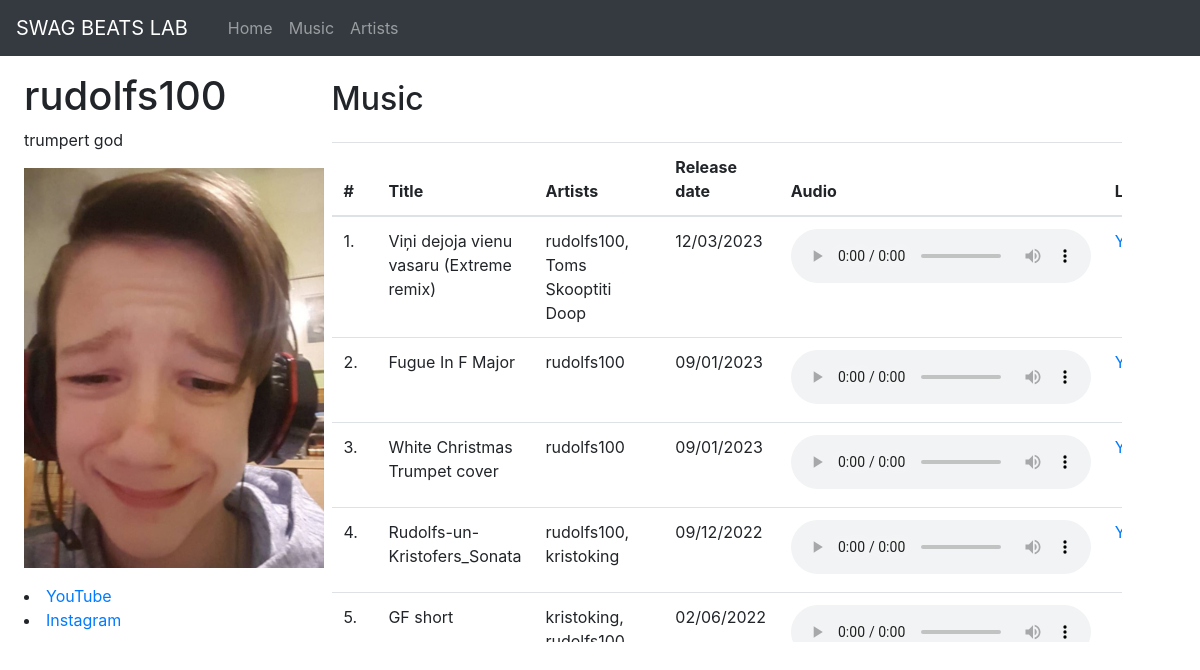
The page /artists/rudolfs100 on the database its author committed.
### tables this page shows
CREATE TABLE "artists" (
	"artist_id"	INTEGER,
	"name"	TEXT,
	"youtube"	TEXT,
	"instagram"	TEXT,
	"description"	TEXT,
	"image"	TEXT,
	PRIMARY KEY("artist_id" AUTOINCREMENT)
);

CREATE TABLE "songs" (
	"song_id"	INTEGER,
	"title"	TEXT,
	"artist"	TEXT,
	"release_date"	TEXT,
	"file_name"	TEXT,
	"link"	TEXT,
	PRIMARY KEY("song_id" AUTOINCREMENT)
);

### app.py (the view)
@app.route('/artists/<artist>')
def artist(artist):
    conn = dbconnect.connect()
    c = conn.cursor()
    artist_sqliterow = c.execute('SELECT * FROM artists WHERE name=?', (artist,)).fetchone()
    artist_songs_sqliterow = c.execute(f'SELECT * FROM songs WHERE artist LIKE "%{artist}%"').fetchall()
    dbconnect.close(conn)
    artist_details = dict(artist_sqliterow)
    artist_songs = []
    for one in artist_songs_sqliterow:
        artist_songs.append(dict(one))
    artist_songs.sort(key=lambda x: datetime.datetime.strptime(x['release_date'], '%d/%m/%Y'), reverse=True)
    return render_template('artistprofile.html', artist=artist, artist_details=artist_details, songs=artist_songs)

### dbconnect.py (called while the page is built)
def connect():
    conn = sqlite3.connect('database.db')
    conn.row_factory = sqlite3.Row
    return conn

def close(conn):
    conn.commit()
    conn.close()

### templates/artistprofile.html (shortened to what this page needs)
{% extends "base.html" %}
{% block head %}
<link href="{{ url_for('static', filename='css/artistprofile.css') }}" rel="stylesheet">
{% endblock %}
{% block content %}
<nav class="navbar navbar-expand-lg navbar-dark bg-dark">
    <a class="navbar-brand" href="/">SWAG BEATS LAB</a>
    <div class="collapse navbar-collapse" id="navbarNav">
        <ul class="navbar-nav ml-3">
            <li class="nav-item">
                <a class="nav-link" href="/">Home</a>
            </li>
            <li class="nav-item">
                <a class="nav-link" href="/music">Music</a>
            </li>
            <li class="nav-item">
                <a class="nav-link" href="/artists">Artists</a>
            </li>
        </ul>
    </div>
</nav>
<div class="row row-cols-2">
    <div class="col-3 mt-3 ml-4" id="artist-details">
        <h1>{{ artist }}</h1>
        <p id="description">{{ artist_details.description }}</p>
        <img src="{{ url_for('static', filename='images/' + artist + '.jpg') }}" alt="artist image">
        <div class="mt-3">
            <li><a href="https://www.youtube.com/{{ artist_details.youtube }}">YouTube</a></li>
            <li><a href="https://www.instagram.com/{{ artist_details.instagram }}/">Instagram</a></li>
        </div>
    </div>
    <div class="col-8 mt-4">
        <h2 class="mb-4">Music</h2>
        <div id="music-details">
            <table class="table">
                <thead id="thead">
                    <tr>
                        <th>#</th>
                        <th>Title</th>
                        <th>Artists</th>
                        <th>Release date</th>
                        <th>Audio</th>
                        <th>Link</th>
                    </tr>
                </thead>
                <tbody>
                    {% for song in songs %}
                    {% set x = loop.index %}
                    <tr>
                        <td id="nr">{{ x }}.</td>
                        <td>{{ song.title }}</td>
                        <td id="artists">{{ song.artist }}</td>
                        <td id="release">{{ song.release_date }}</td>
                        <td><audio controls>
                                <source src="{{ url_for('static', filename='audio/' + song.file_name) }}"
                                    type="audio/mpeg">
                            </audio></td>
                        {% if song.link != "" %}
                        <td><a href="{{ song.link }}">YouTube</a></td>
                        {% else %}
                        <td></td>
                        {% endif %}
                    </tr>
                    {% endfor %}
                </tbody>
            </table>
        </div>
    </div>
</div>
{% endblock %}

### static/css/artistprofile.css (style rules this page uses)
img { width: 300px; height: 400px; }
#music-details { height: 500px; overflow-y: scroll; }
h1 { word-wrap: break-word; }
#artists { word-wrap: overflow; }
#description { word-wrap: break-word; }
th:nth-child(4), td:nth-child(4) { width: 15%; }

### templates/base.html (style rules this page uses)
html { font-family: sans-serif; }

### rows shown on the page
artists: description "trumpert god"
songs: x "1", title "Viņi dejoja vienu vasaru (Extreme remix)", artist "rudolfs100, Toms Skooptiti Doop", release_date "12/03/2023"
songs: x "2", title "Fugue In F Major", artist "rudolfs100", release_date "09/01/2023"
songs: x "3", title "White Christmas Trumpet cover", artist "rudolfs100", release_date "09/01/2023"
songs: x "4", title "Rudolfs-un-Kristofers_Sonata", artist "rudolfs100, kristoking", release_date "09/12/2022"
songs: x "5", title "GF short", artist "kristoking,…", release_date "02/06/2022"

### other values the page prints
{{ artist }} "rudolfs100"
